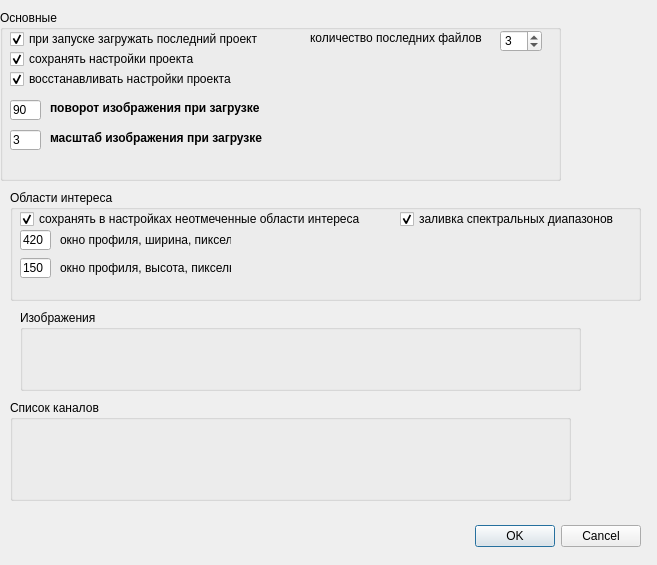
<?xml version="1.0" encoding="UTF-8"?>
<ui version="4.0">
 <class>settingsDialog</class>
 <widget class="QDialog" name="settingsDialog">
  <property name="geometry">
   <rect>
    <x>0</x>
    <y>0</y>
    <width>657</width>
    <height>565</height>
   </rect>
  </property>
  <property name="windowTitle">
   <string>Параметры</string>
  </property>
  <widget class="QDialogButtonBox" name="buttonBox">
   <property name="geometry">
    <rect>
     <x>10</x>
     <y>520</y>
     <width>631</width>
     <height>32</height>
    </rect>
   </property>
   <property name="orientation">
    <enum>Qt::Horizontal</enum>
   </property>
   <property name="standardButtons">
    <set>QDialogButtonBox::Cancel|QDialogButtonBox::Ok</set>
   </property>
  </widget>
  <widget class="QGroupBox" name="groupBox_GLOBAL_settings">
   <property name="geometry">
    <rect>
     <x>0</x>
     <y>10</y>
     <width>561</width>
     <height>171</height>
    </rect>
   </property>
   <property name="title">
    <string>Основные</string>
   </property>
   <widget class="QCheckBox" name="checkBox_save_project_settings">
    <property name="geometry">
     <rect>
      <x>10</x>
      <y>40</y>
      <width>231</width>
      <height>18</height>
     </rect>
    </property>
    <property name="text">
     <string>сохранять настройки проекта</string>
    </property>
    <property name="checked">
     <bool>true</bool>
    </property>
    <property name="tristate">
     <bool>false</bool>
    </property>
   </widget>
   <widget class="QCheckBox" name="checkBox_load_project_settings">
    <property name="geometry">
     <rect>
      <x>10</x>
      <y>60</y>
      <width>231</width>
      <height>18</height>
     </rect>
    </property>
    <property name="text">
     <string>восстанавливать настройки проекта</string>
    </property>
    <property name="checked">
     <bool>true</bool>
    </property>
   </widget>
   <widget class="QCheckBox" name="checkBox_load_recent_file">
    <property name="geometry">
     <rect>
      <x>10</x>
      <y>20</y>
      <width>281</width>
      <height>18</height>
     </rect>
    </property>
    <property name="text">
     <string>при запуске загружать последний проект</string>
    </property>
    <property name="checked">
     <bool>true</bool>
    </property>
   </widget>
   <widget class="QSpinBox" name="spinBox">
    <property name="geometry">
     <rect>
      <x>500</x>
      <y>20</y>
      <width>42</width>
      <height>22</height>
     </rect>
    </property>
    <property name="minimum">
     <number>1</number>
    </property>
    <property name="value">
     <number>3</number>
    </property>
   </widget>
   <widget class="QLabel" name="label_resent_files">
    <property name="geometry">
     <rect>
      <x>310</x>
      <y>20</y>
      <width>191</width>
      <height>16</height>
     </rect>
    </property>
    <property name="text">
     <string>количество последних файлов</string>
    </property>
   </widget>
   <widget class="QLineEdit" name="lineEdit_global_angle">
    <property name="geometry">
     <rect>
      <x>10</x>
      <y>90</y>
      <width>31</width>
      <height>20</height>
     </rect>
    </property>
    <property name="text">
     <string>90</string>
    </property>
   </widget>
   <widget class="QLineEdit" name="lineEdit_global_scale">
    <property name="geometry">
     <rect>
      <x>10</x>
      <y>120</y>
      <width>31</width>
      <height>20</height>
     </rect>
    </property>
    <property name="text">
     <string>3</string>
    </property>
   </widget>
   <widget class="QLabel" name="label_global_angle">
    <property name="geometry">
     <rect>
      <x>50</x>
      <y>90</y>
      <width>231</width>
      <height>16</height>
     </rect>
    </property>
    <property name="font">
     <font>
      <weight>75</weight>
      <bold>true</bold>
     </font>
    </property>
    <property name="text">
     <string>поворот изображения при загрузке</string>
    </property>
   </widget>
   <widget class="QLabel" name="label_2">
    <property name="geometry">
     <rect>
      <x>50</x>
      <y>120</y>
      <width>231</width>
      <height>16</height>
     </rect>
    </property>
    <property name="font">
     <font>
      <weight>75</weight>
      <bold>true</bold>
     </font>
    </property>
    <property name="text">
     <string>масштаб изображения при загрузке</string>
    </property>
   </widget>
  </widget>
  <widget class="QGroupBox" name="groupBox_ROI_settings">
   <property name="geometry">
    <rect>
     <x>10</x>
     <y>190</y>
     <width>631</width>
     <height>111</height>
    </rect>
   </property>
   <property name="title">
    <string>Области интереса</string>
   </property>
   <widget class="QCheckBox" name="checkBox_save_NOTchecked_zObject">
    <property name="geometry">
     <rect>
      <x>10</x>
      <y>20</y>
      <width>371</width>
      <height>18</height>
     </rect>
    </property>
    <property name="text">
     <string>сохранять в настройках неотмеченные области интереса</string>
    </property>
    <property name="checked">
     <bool>true</bool>
    </property>
   </widget>
   <widget class="QLineEdit" name="lineEdit_dock_width">
    <property name="geometry">
     <rect>
      <x>10</x>
      <y>40</y>
      <width>31</width>
      <height>20</height>
     </rect>
    </property>
    <property name="text">
     <string>420</string>
    </property>
   </widget>
   <widget class="QLineEdit" name="lineEdit_dock_height">
    <property name="geometry">
     <rect>
      <x>10</x>
      <y>68</y>
      <width>31</width>
      <height>20</height>
     </rect>
    </property>
    <property name="text">
     <string>150</string>
    </property>
   </widget>
   <widget class="QLabel" name="label_dock_height">
    <property name="geometry">
     <rect>
      <x>50</x>
      <y>70</y>
      <width>171</width>
      <height>16</height>
     </rect>
    </property>
    <property name="text">
     <string>окно профиля, высота, пиксель</string>
    </property>
   </widget>
   <widget class="QLabel" name="label_dock_width">
    <property name="geometry">
     <rect>
      <x>50</x>
      <y>42</y>
      <width>171</width>
      <height>16</height>
     </rect>
    </property>
    <property name="text">
     <string>окно профиля, ширина, пиксель</string>
    </property>
   </widget>
   <widget class="QCheckBox" name="checkBox_rainbow_show">
    <property name="geometry">
     <rect>
      <x>390</x>
      <y>20</y>
      <width>231</width>
      <height>18</height>
     </rect>
    </property>
    <property name="text">
     <string>заливка спектральных диапазонов</string>
    </property>
    <property name="checked">
     <bool>true</bool>
    </property>
   </widget>
  </widget>
  <widget class="QGroupBox" name="groupBox_images_settings">
   <property name="geometry">
    <rect>
     <x>20</x>
     <y>310</y>
     <width>561</width>
     <height>81</height>
    </rect>
   </property>
   <property name="title">
    <string>Изображения</string>
   </property>
  </widget>
  <widget class="QGroupBox" name="groupBox_channel_list">
   <property name="geometry">
    <rect>
     <x>10</x>
     <y>400</y>
     <width>561</width>
     <height>101</height>
    </rect>
   </property>
   <property name="title">
    <string>Список каналов</string>
   </property>
  </widget>
 </widget>
 <resources/>
 <connections>
  <connection>
   <sender>buttonBox</sender>
   <signal>accepted()</signal>
   <receiver>settingsDialog</receiver>
   <slot>accept()</slot>
   <hints>
    <hint type="sourcelabel">
     <x>248</x>
     <y>254</y>
    </hint>
    <hint type="destinationlabel">
     <x>157</x>
     <y>274</y>
    </hint>
   </hints>
  </connection>
  <connection>
   <sender>buttonBox</sender>
   <signal>rejected()</signal>
   <receiver>settingsDialog</receiver>
   <slot>reject()</slot>
   <hints>
    <hint type="sourcelabel">
     <x>316</x>
     <y>260</y>
    </hint>
    <hint type="destinationlabel">
     <x>286</x>
     <y>274</y>
    </hint>
   </hints>
  </connection>
 </connections>
</ui>
